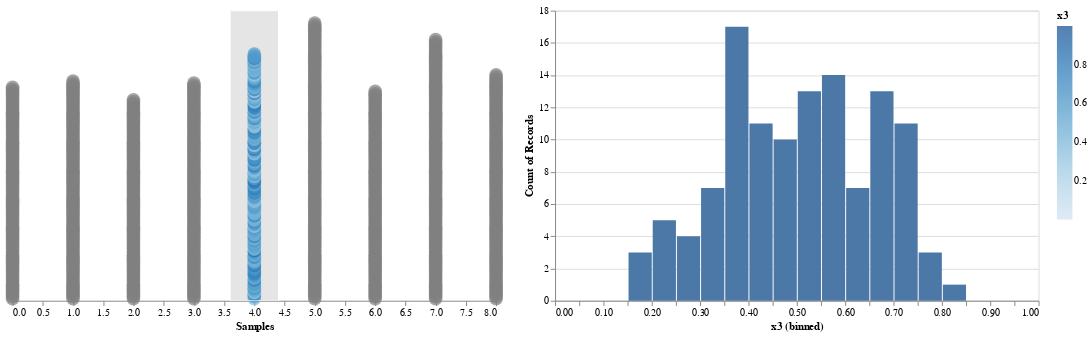

The cell this chart's notebook holds for it:
### Code cell
points = df |> vl"""
{
"hconcat" : [
  {
    "view":{"stroke" : null},
    "layer": [{

    
    "selection": {
      "brush": {"type": "interval","encodings": ["x"],"init":{"x": [3.6, 4.4]}}
    },
    "view":{"stroke" : null},
    "width": 500,
    "height": 300,
    "mark": "circle",
    "encoding": {
        "x": {"field": "x1", "type": "quantitative","axis": {"grid":false, "title":"Samples"}},
        "y": {"field": "x2", "type": "quantitative", "axis": null},
        "size":{"value":200},
        "color": {
              "condition": {"selection": "brush", "field": "x3", "type": "quantitative"},
              "value": "grey"
            }
        }
}]},
  {
    "layer":[{
    "transform": [
      {"filter": {"selection": "brush"}}
    ],
    "width": 500,
    "height": 300,
    "mark": "bar",
    "encoding": {
    "x": {
        "bin":{"maxbins":20},
        "field": "x3",
        "type": "quantitative"
    },
    "y": {
        "aggregate": "count",
        "type": "quantitative"
      }
    }}
    ]
}]
}
"""

### Figure 1 — Vega-Lite specification as saved in the notebook (floating-point values rounded to 4 significant figures; data arrays with more than 128 entries replaced by an {"elided": "..."} marker saying what was removed)
{"data": {"values": {"elided": "1000 records"}}, "hconcat": [{"layer": [{"encoding": {"color": {"condition": {"field": "x3", "selection": "brush", "type": "quantitative"}, "value": "grey"}, "size": {"value": 200}, "x": {"axis": {"grid": false, "title": "Samples"}, "field": "x1", "type": "quantitative"}, "y": {"axis": null, "field": "x2", "type": "quantitative"}}, "height": 300, "mark": "circle", "selection": {"brush": {"encodings": ["x"], "init": {"x": [3.6, 4.4]}, "type": "interval"}}, "view": {"stroke": null}, "width": 500}], "view": {"stroke": null}}, {"layer": [{"encoding": {"x": {"bin": {"maxbins": 20}, "field": "x3", "type": "quantitative"}, "y": {"aggregate": "count", "type": "quantitative"}}, "height": 300, "mark": "bar", "transform": [{"filter": {"selection": "brush"}}], "width": 500}]}]}
